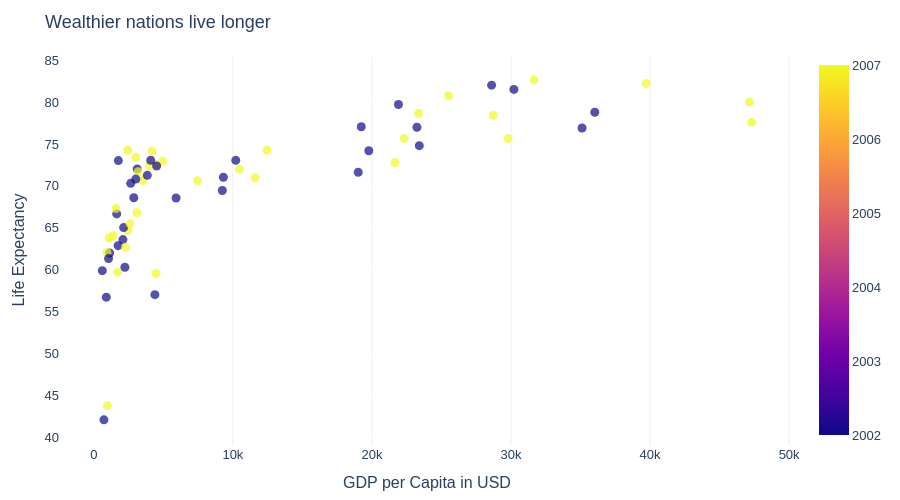

Source (notebook cell):
### Code cell
fig = px.scatter(
    data_frame=df.loc[(df['continent'] == 'Asia') & (df['year'].isin([2002, 2007]))], x='gdpPercap', y='lifeExp',
    color='year',                    # colour encodes category (continent)
    hover_name='country',                   # hover shows country name
    labels={'gdpPercap': 'GDP per Capita in USD',
            'lifeExp': 'Life Expectancy',
            'year': ''},
    color_discrete_sequence=px.colors.qualitative.Bold  # plotly express 
)
fig.update_layout(
    title='Wealthier nations live longer',
    plot_bgcolor='white', paper_bgcolor='white',
    font=dict(family='Arial', size=13),
    xaxis=dict(showgrid=True, gridcolor='#EEEEEE'),
    margin=dict(l=60, r=40, t=55, b=40), height=500
)

fig.update_traces(marker=dict(size=9, opacity=0.7))
fig.show()

### Figure 1 — Plotly figure (JSON) as saved in the notebook; plotly's stock layout.template omitted (floating-point values rounded to 4 significant figures)
{"data": [{"hovertemplate": "<b>%{hovertext}</b><br><br>GDP per Capita in USD=%{x}<br>Life Expectancy=%{y}<br>=%{marker.color}<extra></extra>", "hovertext": ["Afghanistan", "Afghanistan", "Bahrain", "Bahrain", "Bangladesh", "Bangladesh", "Cambodia", "Cambodia", "China", "China", "Hong Kong, China", "Hong Kong, China", "India", "India", "Indonesia", "Indonesia", "Iran", "Iran", "Iraq", "Iraq", "Israel", "Israel", "Japan", "Japan", "Jordan", "Jordan", "Korea, Dem. Rep.", "Korea, Dem. Rep.", "Korea, Rep.", "Korea, Rep.", "Kuwait", "Kuwait", "Lebanon", "Lebanon", "Malaysia", "Malaysia", "Mongolia", "Mongolia", "Myanmar", "Myanmar", "Nepal", "Nepal", "Oman", "Oman", "Pakistan", "Pakistan", "Philippines", "Philippines", "Saudi Arabia", "Saudi Arabia", "Singapore", "Singapore", "Sri Lanka", "Sri Lanka", "Syria", "Syria", "Taiwan", "Taiwan", "Thailand", "Thailand", "Vietnam", "Vietnam", "West Bank and Gaza", "West Bank and Gaza", "Yemen, Rep.", "Yemen, Rep."], "legendgroup": "", "marker": {"color": [2002, 2007, 2002, 2007, 2002, 2007, 2002, 2007, 2002, 2007, 2002, 2007, 2002, 2007, 2002, 2007, 2002, 2007, 2002, 2007, 2002, 2007, 2002, 2007, 2002, 2007, 2002, 2007, 2002, 2007, 2002, 2007, 2002, 2007, 2002, 2007, 2002, 2007, 2002, 2007, 2002, 2007, 2002, 2007, 2002, 2007, 2002, 2007, 2002, 2007, 2002, 2007, 2002, 2007, 2002, 2007, 2002, 2007, 2002, 2007, 2002, 2007, 2002, 2007, 2002, 2007], "coloraxis": "coloraxis", "opacity": 0.7, "size": 9, "symbol": "circle"}, "mode": "markers", "name": "", "orientation": "v", "showlegend": false, "type": "scatter", "x": [726.7, 974.6, 23400.0, 29800.0, 1136.0, 1391.0, 896.2, 1714.0, 3119.0, 4959.0, 30210.0, 39720.0, 1747.0, 2452.0, 2874.0, 3541.0, 9241.0, 11610.0, 4391.0, 4471.0, 21910.0, 25520.0, 28600.0, 31660.0, 3845.0, 4519.0, 1647.0, 1593.0, 19230.0, 23350.0, 35110.0, 47310.0, 9314.0, 10460.0, 10210.0, 12450.0, 2141.0, 3096.0, 611.0, 944.0, 1057.0, 1091.0, 19770.0, 22320.0, 2093.0, 2606.0, 2651.0, 3190.0, 19010.0, 21650.0, 36020.0, 47140.0, 3015.0, 3970.0, 4091.0, 4185.0, 23240.0, 28720.0, 5913.0, 7458.0, 1764.0, 2442.0, 4515.0, 3025.0, 2235.0, 2281.0], "xaxis": "x", "y": [42.13, 43.83, 74.8, 75.64, 62.01, 64.06, 56.75, 59.72, 72.03, 72.96, 81.5, 82.21, 62.88, 64.7, 68.59, 70.65, 69.45, 70.96, 57.05, 59.55, 79.7, 80.75, 82.0, 82.6, 71.26, 72.53, 66.66, 67.3, 77.05, 78.62, 76.9, 77.59, 71.03, 71.99, 73.04, 74.24, 65.03, 66.8, 59.91, 62.07, 61.34, 63.78, 74.19, 75.64, 63.61, 65.48, 70.3, 71.69, 71.63, 72.78, 78.77, 79.97, 70.81, 72.4, 73.05, 74.14, 76.99, 78.4, 68.56, 70.62, 73.02, 74.25, 72.37, 73.42, 60.31, 62.7], "yaxis": "y"}], "layout": {"coloraxis": {"colorbar": {"title": {"text": ""}}, "colorscale": [[0, "#0d0887"], [0.1111, "#46039f"], [0.2222, "#7201a8"], [0.3333, "#9c179e"], [0.4444, "#bd3786"], [0.5556, "#d8576b"], [0.6667, "#ed7953"], [0.7778, "#fb9f3a"], [0.8889, "#fdca26"], [1, "#f0f921"]]}, "font": {"family": "Arial", "size": 13}, "height": 500, "legend": {"tracegroupgap": 0}, "margin": {"b": 40, "l": 60, "r": 40, "t": 55}, "paper_bgcolor": "white", "plot_bgcolor": "white", "title": {"text": "Wealthier nations live longer"}, "xaxis": {"anchor": "y", "domain": [0, 1], "gridcolor": "#EEEEEE", "showgrid": true, "title": {"text": "GDP per Capita in USD"}}, "yaxis": {"anchor": "x", "domain": [0, 1], "title": {"text": "Life Expectancy"}}}}
